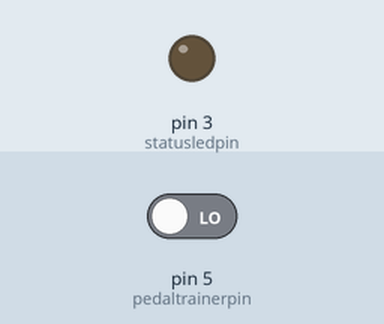
Recording of a sketch running on a simulated Arduino Uno, built with avr-gcc and run on an emulated ATmega328P. Parts: output pins drawn as LEDs (lit = HIGH). The inputs (shaded band) are chosen by the test bench; at power-on: pin 5 (pedaltrainerpin) LOW.

Above: at 1.2 s.
1.3 s: pin 5 (pedaltrainerpin) driven HIGH
At 1.8 s:
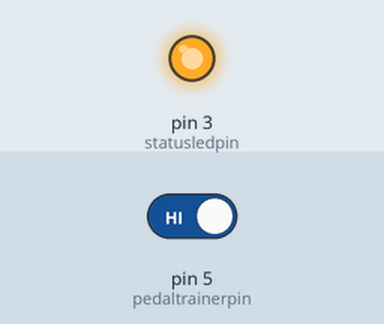
5.8 s: pin 5 (pedaltrainerpin) driven LOW
At 6.4 s:
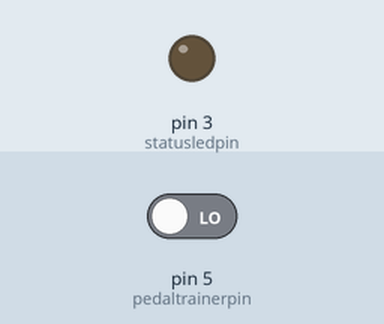
Timing chart, 0 to 8.3 s (numbered marks = the images above; inputs shaded):
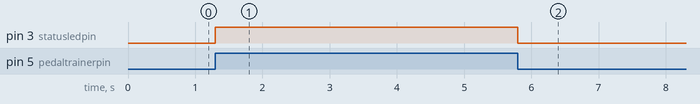

The sketch:

SpeedController.ino
```cpp
//VERSION 1.0: inital Version
//VERSION 1.1: LED pin added
//VERSION 1.3: Comments added

uint8_t statusledpin = 3;
uint8_t pedaltrainerpin = 5;
float scalfactor = 30000;  // corresponds to complete steps per minute

char serialCommand;
byte speed;
bool dval;
bool isHigh;
float dt;
unsigned long lastOnset, lastOffset, timestamp;
unsigned long events[3] = { 0, 0, 0 };
// 3 events in buffer means 2 event differnces considered for speed calculation (one back and forth movement of onme foot)
// minimum is 3 to be able to estimate stop condition
const byte bufsize = 3;
unsigned long curEvents[bufsize];
unsigned int evtCount, bufCount, curCount, curBufSize;
float curspeed;
unsigned long flankCount[2];

void reset() {
  // pinMode(pedaltrainerpin, INPUT_PULLUP); // use this for button between GND and pin
  pinMode(pedaltrainerpin, INPUT);
  pinMode(statusledpin, OUTPUT);
  isHigh = digitalRead(pedaltrainerpin) == HIGH;
  digitalWrite(statusledpin,isHigh);
  for (int k = 0; k < bufsize; k++) {
    events[k] = 0;
  }
  speed = 0;
  bufCount = bufsize - 1;
  evtCount = 0;
  flankCount[0]=0;
  flankCount[1]=0;
  lastOnset = millis();
  lastOffset = millis();
}

void setup() {
  Serial.begin(9600);
  reset();
}

void sendDebugInfo() {
  Serial.println("Pinval");
  Serial.println(digitalRead(pedaltrainerpin) == HIGH);
  Serial.println("isHigh");
  Serial.println(isHigh);
  Serial.println("speed");
  Serial.println(speed);
  Serial.println("events1");
  Serial.println(events[0]);
  Serial.println("events2");
  Serial.println(events[1]);
  Serial.println("events3");
  Serial.println(events[2]);
  Serial.println("lastOnset");
  Serial.println(lastOnset);
  Serial.println("lastOffset");
  Serial.println(lastOffset);
  Serial.println("bufCount");
  Serial.println(bufCount);
  Serial.println("flankCountOn");
  Serial.println(flankCount[0]);
  Serial.println("flankCountOff");
  Serial.println(flankCount[1]);
  }

void loop() {
  // check for serialport input
  while (Serial.available()) {
    serialCommand = Serial.read();
    switch (serialCommand) {
      case 'R':  // reset
        reset();
        break;
      case 'X':  // send debug information
        sendDebugInfo();
        break;
      case 'S':  // S requests the current speed
        Serial.write(speed);
        break;
    }
  }
  timestamp = millis();

  dval = digitalRead(pedaltrainerpin) == HIGH;
  digitalWrite(statusledpin,dval);

  // LIGHTBARRIER LOGIC: TTL high means beam interrupted
  if (isHigh && !dval) {  // falling flank
    isHigh = dval;
    flankCount[0]++;
    if (timestamp > lastOffset + 50) {
      lastOnset = timestamp;
      delay(50);
    }


  } else if (!isHigh && dval) {  // rising flank
    isHigh = dval;
    flankCount[1]++;
    lastOffset = timestamp; // we assume rising flank is the offset
    // bufCount is the counter for the ring buffer
    bufCount = bufCount == (bufsize - 1) ? 0 : bufCount + 1;
    // events contain the center timestamp between falling and rising flank
    events[bufCount] = lastOnset + (lastOffset - lastOnset) / 2;
    evtCount++;
    delay(50);
  }
  if (evtCount<2) return; // we need at least 2 events to calculate speed

  curCount = bufCount;
  //curBufSize = bufsize;
  if (speed == 0 || evtCount<bufsize) curBufSize = 2; // if we start from zero we do not smooth
  else curBufSize = bufsize;

  for (int k = 0; k < bufsize; k++) {
    // here we sort the events from latest to oldest
    curEvents[k] = events[curCount];
    curCount = curCount == 0 ? bufsize - 1 : curCount - 1;
  }
  dt = (float)(curEvents[0] - curEvents[curBufSize-1]);
  curspeed = (scalfactor / dt) * (float)(curBufSize - 1); // smooth across events

  if (curspeed > 255) curspeed = 255; // limit the maximum possible speed
  speed = round(curspeed); // accept only integer values

  // curspeed is the speed estimated from the last event to now
  // if user stops, no further event would occur, so we estimate it every time we come here
  curspeed = scalfactor / (float)(timestamp - events[bufCount]);
  // we calculate it to estimate whether user intends to stop
  if (curspeed < speed) speed = curspeed; // user seems to get slower, i.e. needs mor time than previous event based estimate. This slows the speed continuously down
  if (evtCount>2){
    // if the current speed is slower than 25% of the last event-based estimate, assume the user stopped
    if (curspeed < 0.25*(scalfactor / (curEvents[0] - curEvents[1]))){
      speed = 0; // if speed gets much smaller than last buffer event, we assume a stop
    }
  }
  //  Serial.println(speed); This was necessary in Poojan's Master project but destroyed the handshake approach
}
```

Measured:
- after the input at 1.3 s, pin 3 (statusledpin): LOW → HIGH at once
- after the input at 5.8 s, pin 3 (statusledpin): HIGH → LOW at once
